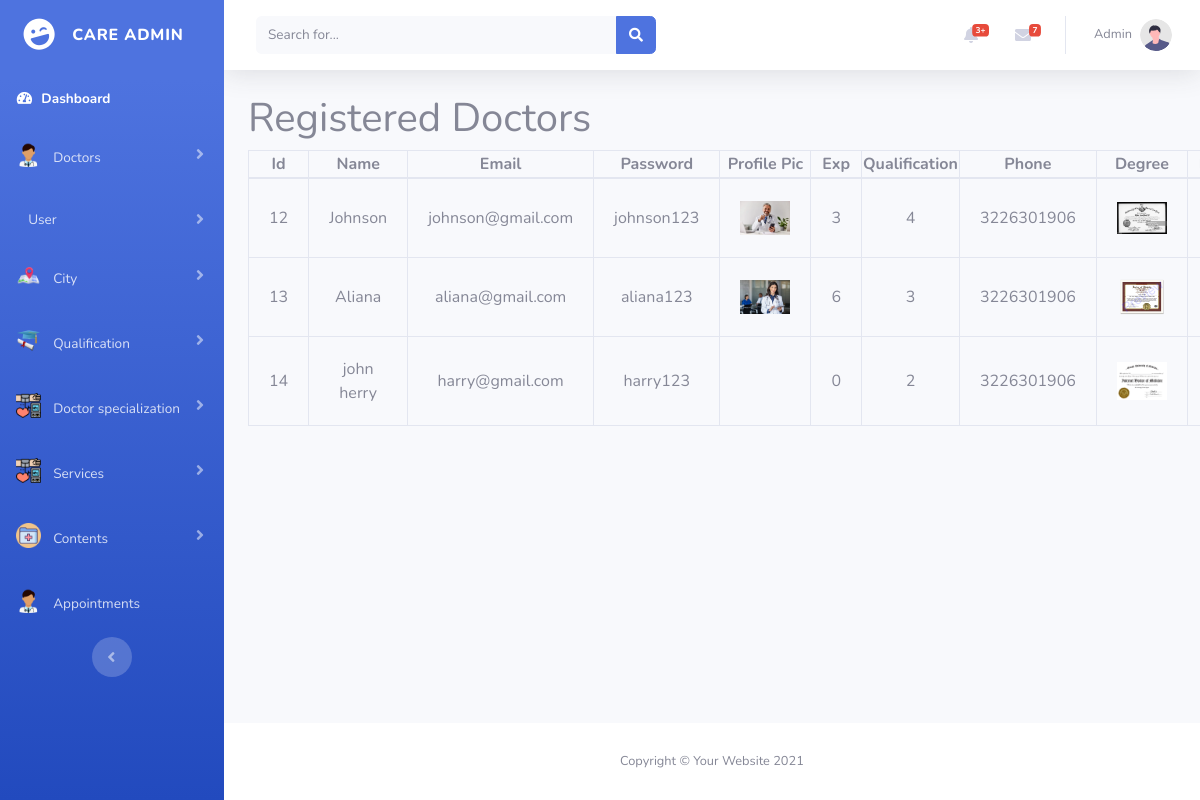
Before: /admin/index.php (signed in) with the older database file.
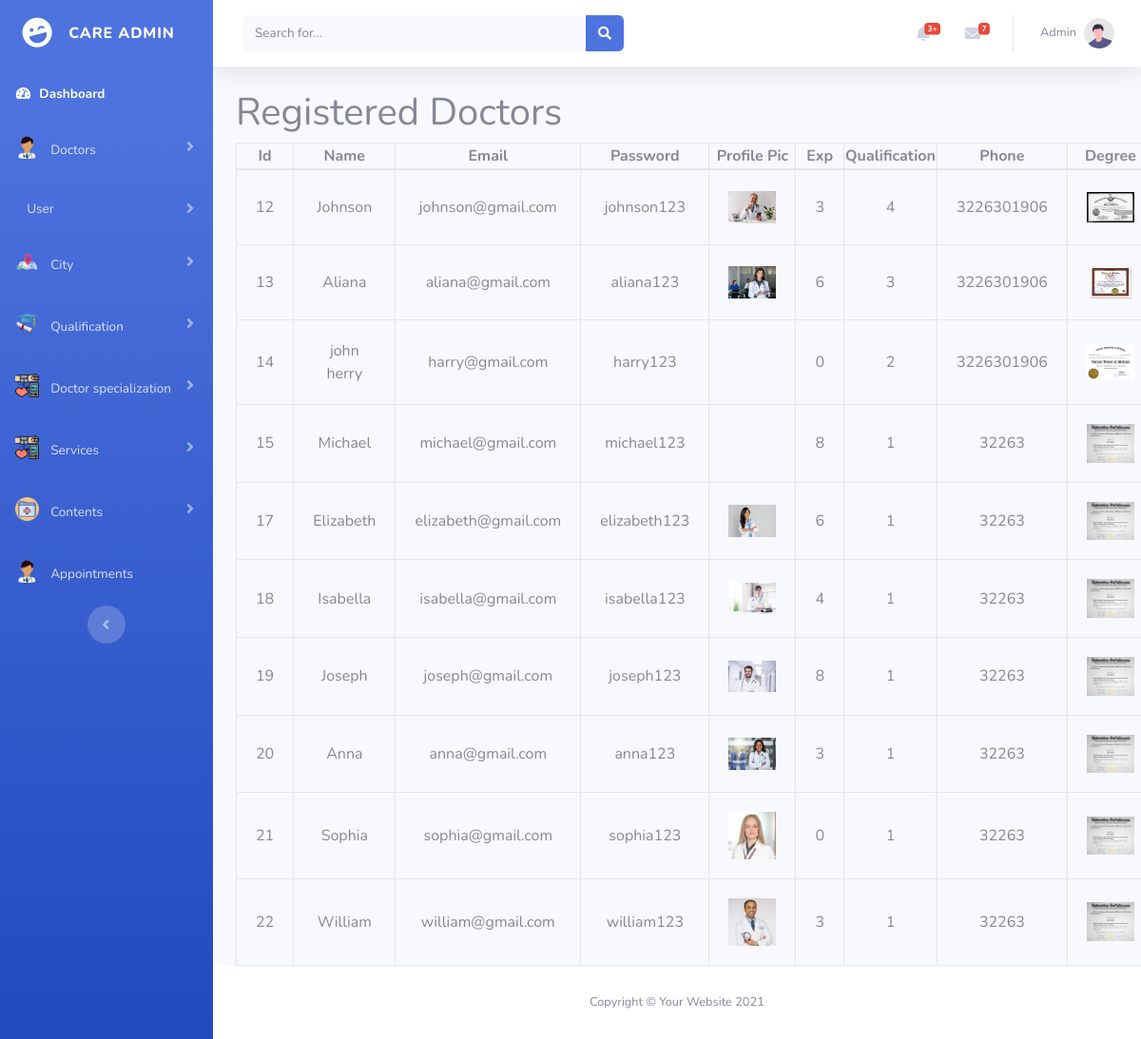
After: the same page with the newer database file.
### tables this page shows
CREATE TABLE `doctors` (
  `doctor_id` int(11) NOT NULL,
  `doctor_name` varchar(100) NOT NULL,
  `doctor_email` varchar(100) NOT NULL,
  `doctor_password` varchar(100) NOT NULL,
  `doctor_pic` varchar(500) NOT NULL,
  `doctor_exp` int(11) NOT NULL,
  `doctor_qualification` varchar(100) NOT NULL,
  `doctor_contact` bigint(20) NOT NULL,
  `doctor_degree_pic` varchar(500) NOT NULL,
  `doctor_nic_front_pic` varchar(100) NOT NULL,
  `doctor_nic_back_pic` varchar(100) NOT NULL,
  `doctor_city` int(11) NOT NULL,
  `doctor_whatsapp` bigint(20) NOT NULL,
  `doctor_gender` varchar(100) NOT NULL,
  `status` varchar(50) NOT NULL,
  `doctor_specialization` int(11) NOT NULL
);

### admin/index.php (the view, shortened to what this page needs)
<?php
include("connection.php");
$select_doctor_query = "SELECT * FROM `doctors` where status = 'Accepted'";
$run_select_doctor_query = mysqli_query($connection, $select_doctor_query);
?>
<!DOCTYPE html>
<html lang="en">
<head>
    <link href="vendor/fontawesome-free/css/all.min.css" rel="stylesheet" type="text/css">
    <link href="https://cdn.jsdelivr.net/npm/bootstrap@5.0.2/dist/css/bootstrap.min.css" rel="stylesheet"
>
    <link href="css/sb-admin-2.min.css" rel="stylesheet">
</head>
<body id="page-top">
    <div id="wrapper">
        <?php include 'sidebar.php';?>
        <div id="content-wrapper" class="d-flex flex-column">
            <div id="content">
                <?php include 'topbar.php';?>
                <div class="container" style="overflow-x: auto;">
                        <h1>Registered Doctors </h1>
                        <table class="table-bordered w-100 text-center w-100" >
                            <thead>
                                <th>Id</th>
                                <th>Name</th>
                                <th>Email</th>
                                <th>Password</th>
                                <th>Profile Pic</th>
                                <th>Exp</th>
                                <th>Qualification</th>
                                <th>Phone</th>
                                <th>Degree</th>
                                <th>NIC front</th>
                            </thead>
                            <tbody>
                                <?php while($row_doctor = mysqli_fetch_array($run_select_doctor_query)){?>
                              <tr>
                                        <td><?php echo $row_doctor['doctor_id']; ?></td>
                                        <td><?php echo $row_doctor['doctor_name']; ?></td>
                                        <td><?php echo $row_doctor['doctor_email']; ?></td>
                                        <td><?php echo $row_doctor['doctor_password']; ?></td>
                                        <td><img width="50" src="<?php echo $row_doctor['doctor_pic']; ?>" alt=""></td>
                                        <td><?php echo $row_doctor['doctor_exp']; ?></td>
                                        <td><?php echo $row_doctor['doctor_qualification']; ?></td>
                                        <td><?php echo $row_doctor['doctor_contact']; ?></td>
                                        <td><img width="50" src="<?php echo $row_doctor['doctor_degree_pic']; ?>" alt=""></td>
                                        <td><img width="50" src="<?php echo $row_doctor['doctor_nic_front_pic']; ?>" alt=""></td>
                              </tr>
                                <?php } ?>
                            </tbody>
                        </table>
                </div>
            </div>
            <?php include 'footer.php' ?>
        </div>
    </div>
</body>
</html>

### admin/sidebar.php (shortened to what this page needs)
<ul class="navbar-nav bg-gradient-primary sidebar sidebar-dark accordion" id="accordionSidebar">
    <a class="sidebar-brand d-flex align-items-center justify-content-center" href="index.html">
        <div class="sidebar-brand-icon rotate-n-15">
            <i class="fas fa-laugh-wink"></i>
        </div>
        <div class="sidebar-brand-text mx-3">Care Admin</div>
    </a>
    <li class="nav-item active">
        <a class="nav-link" href="index.html">
            <i class="fas fa-fw fa-tachometer-alt"></i>
            <span>Dashboard</span></a>
    </li>
    <li class="nav-item">
        <a class="nav-link collapsed" href="#" data-toggle="collapse" data-target="#collapseTwo"
            aria-expanded="true" aria-controls="collapseTwo">
            <img src="images/Doctor-Icon.png" alt="" width="25" class="pb-2 me-2">
            <span>Doctors</span>
        </a>
    </li>
    <li class="nav-item">
        <a class="nav-link collapsed" href="#" data-toggle="collapse" data-target="#collapseUtilities"
            aria-expanded="true" aria-controls="collapseUtilities">
            <span>User</span>
        </a>
    </li>
    <li class="nav-item">
        <a class="nav-link collapsed" href="#" data-toggle="collapse" data-target="#collapsePages"
            aria-expanded="true" aria-controls="collapsePages">
            <img src="images/city-icon.png" alt="" width="25" class="pb-2 me-2">
            <span>City</span>
        </a>
    </li>
    <li class="nav-item">
        <a class="nav-link collapsed" href="#" data-toggle="collapse" data-target="#collapsePages6"
            aria-expanded="true" aria-controls="collapsePages">
            <img src="images/Qualification-icon.png" alt="" width="25" class="pb-2 me-2">
            <span>Qualification</span>
        </a>
    </li>
    <li class="nav-item">
        <a class="nav-link collapsed" href="#" data-toggle="collapse" data-target="#collapsePages2"
            aria-expanded="true" aria-controls="collapsePages">
            <img src="images/category-icon.png" alt="" width="25" class="pb-2 me-2">
            <span>Doctor specialization</span>
        </a>
    </li>
    <li class="nav-item">
        <a class="nav-link collapsed" href="#" data-toggle="collapse" data-target="#collapsePages9"
            aria-expanded="true" aria-controls="collapsePages">
            <img src="images/category-icon.png" alt="" width="25" class="pb-2 me-2">
            <span>Services</span>
        </a>
    </li>
    <li class="nav-item">
        <a class="nav-link collapsed" href="#" data-toggle="collapse" data-target="#collapsePages3"
            aria-expanded="true" aria-controls="collapsePages">
            <img src="images/content-icon.png" alt="" width="25" class="pb-2 me-2">
            <span>Contents</span>
        </a>
    </li>
    <li class="nav-item">
        <a class="nav-link" href="#">
            <img src="images/Doctor-Icon.png" alt="" width="25" class="pb-2 me-2">
            <span>Appointments</span>
        </a>
    </li>
    <div class="text-center d-none d-md-inline">
        <button class="rounded-circle border-0" id="sidebarToggle"></button>
    </div>
</ul>

### admin/topbar.php (shortened to what this page needs)
<nav class="navbar navbar-expand navbar-light bg-white topbar mb-4 static-top shadow">
    <form
        class="d-none d-sm-inline-block form-inline mr-auto ml-md-3 my-2 my-md-0 mw-100 navbar-search">
        <div class="input-group">
            <input type="text" class="form-control bg-light border-0 small" placeholder="Search for..."
                aria-label="Search" aria-describedby="basic-addon2">
            <div class="input-group-append">
                <button class="btn btn-primary" type="button">
                    <i class="fas fa-search fa-sm"></i>
                </button>
            </div>
        </div>
    </form>
    <ul class="navbar-nav ml-auto">
        <li class="nav-item dropdown no-arrow mx-1">
            <a class="nav-link dropdown-toggle" href="#" id="alertsDropdown" role="button"
                data-toggle="dropdown" aria-haspopup="true" aria-expanded="false">
                <i class="fas fa-bell fa-fw"></i>
                <span class="badge badge-danger badge-counter">3+</span>
            </a>
        </li>
        <li class="nav-item dropdown no-arrow mx-1">
            <a class="nav-link dropdown-toggle" href="#" id="messagesDropdown" role="button"
                data-toggle="dropdown" aria-haspopup="true" aria-expanded="false">
                <i class="fas fa-envelope fa-fw"></i>
                <span class="badge badge-danger badge-counter">7</span>
            </a>
        </li>
        <li class="nav-item dropdown no-arrow">
            <a class="nav-link dropdown-toggle" href="#" id="userDropdown" role="button"
                data-toggle="dropdown" aria-haspopup="true" aria-expanded="false">
                <span class="mr-2 d-none d-lg-inline text-gray-600 small">Admin</span>
                <img class="img-profile rounded-circle"
                    src="img/undraw_profile.svg">
            </a>
        </li>
    </ul>
</nav>

### admin/footer.php
<footer class="sticky-footer bg-white">
    <div class="container my-auto">
        <div class="copyright text-center my-auto">
            <span>Copyright &copy; Your Website 2021</span>
        </div>
    </div>
</footer>

### admin/index.php (style rules this page uses)
td { padding: 20px; }

Changed rows visible on the page:
added doctors: doctor_id "15", doctor_name "Michael", doctor_email "michael@gmail.com", doctor_password "michael123", doctor_exp "8", doctor_qualification "1", doctor_contact "32263", doctor_degree_pic (picture)
added doctors: doctor_id "17", doctor_name "Elizabeth", doctor_email "elizabeth@gmail.com", doctor_password "elizabeth123", doctor_pic (picture), doctor_exp "6", doctor_qualification "1", doctor_contact "32263", doctor_degree_pic (picture)
added doctors: doctor_id "18", doctor_name "Isabella", doctor_email "isabella@gmail.com", doctor_password "isabella123", doctor_pic (picture), doctor_exp "4", doctor_qualification "1", doctor_contact "32263", doctor_degree_pic (picture)
added doctors: doctor_id "19", doctor_name "Joseph", doctor_email "joseph@gmail.com", doctor_password "joseph123", doctor_pic (picture), doctor_exp "8", doctor_qualification "1", doctor_contact "32263", doctor_degree_pic (picture)
added doctors: doctor_id "20", doctor_name "Anna", doctor_email "anna@gmail.com", doctor_password "anna123", doctor_pic (picture), doctor_exp "3", doctor_qualification "1", doctor_contact "32263", doctor_degree_pic (picture)
added doctors: doctor_id "21", doctor_name "Sophia", doctor_email "sophia@gmail.com", doctor_password "sophia123", doctor_pic (picture), doctor_exp "0", doctor_qualification "1", doctor_contact "32263", doctor_degree_pic (picture)
added doctors: doctor_id "22", doctor_name "William", doctor_email "william@gmail.com", doctor_password "william123", doctor_pic (picture), doctor_exp "3", doctor_qualification "1", doctor_contact "32263", doctor_degree_pic (picture)
